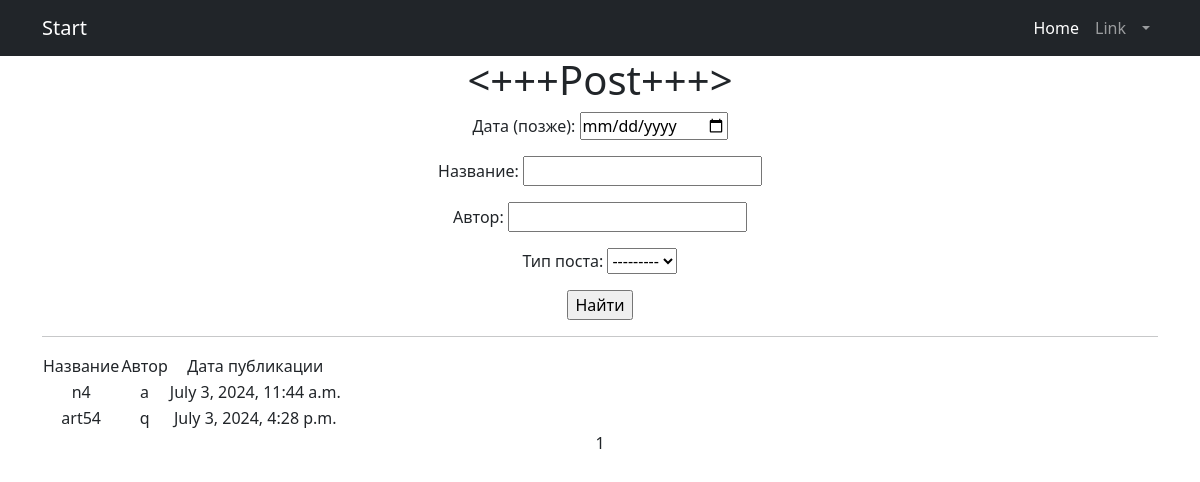
Before: /protect/news_search/ (signed in) with the older database file.
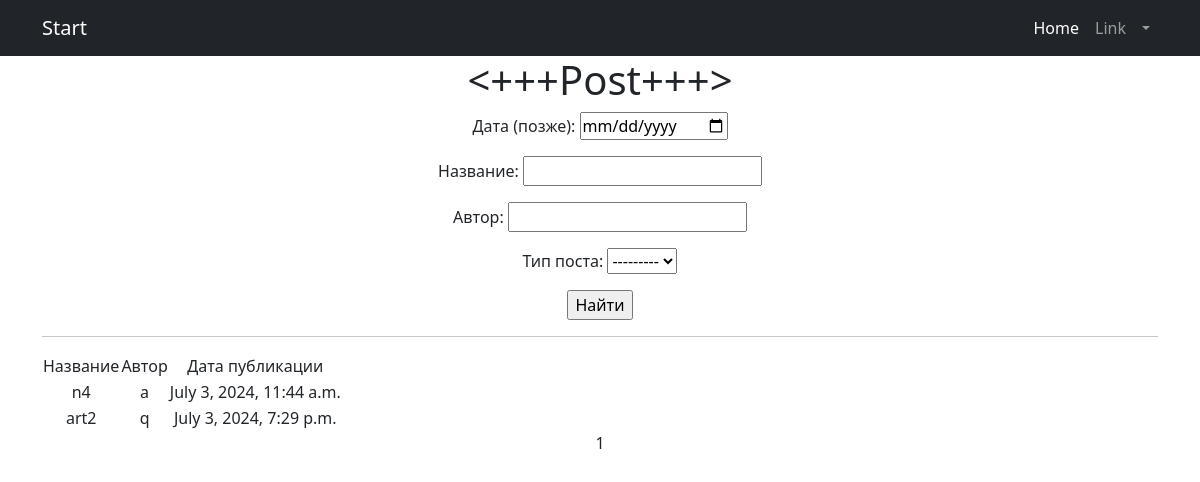
After: the same page with the newer database file.
### news/models.py (models this page shows, shortened)
class Post(models.Model):
    author = models.ForeignKey('Author', on_delete=models.CASCADE)
    POST_TYPES = (
        ('article', 'Article'),
        ('news', 'News'),    )
    post_type = models.CharField(max_length=10, choices=POST_TYPES)
    created_at = models.DateTimeField(auto_now_add=True)
    categories = models.ManyToManyField('Category', through='PostCategory')
    title = models.CharField(max_length=255)
    content = models.TextField()
    rating = models.IntegerField(default=0)
    authorname = models.CharField(max_length=255,)
    subscribers = models.ManyToManyField(User, related_name='subscribed_categories', blank=True)

### news/views.py (the view)
# urls.py: path('news_search/', views.PostsListView.as_view(), name='news_search'),
class PostsListView(LoginRequiredMixin, ListView):
    model = Post
    ordering = 'authorname', 'created_at'
    template_name = 'news_search.html'
    context_object_name = 'posts'
    paginate_by = 10
    def get_queryset(self):
        queryset = super().get_queryset()
        self.filterset = PostFilter(self.request.GET, queryset)
        return self.filterset.qs
    def get_context_data(self, **kwargs):
        context = super().get_context_data(**kwargs)
        context['filterset'] = self.filterset
        return context

### news/templates/news_search.html (shortened to what this page needs)
{% extends 'flatpages/default.html' %}
{% load censor %}
{% load custom_tags %}
{% block content %}
<h1><+++Post+++></h1>
<form action="" method="get">
       {{ filterset.form.as_p }}
       <input type="submit" value="Найти" />
</form>
   <hr>
   {% if posts %}
       <table>
           <tr>
               <td>Название</td>
               <td>Автор</td>
               <td>Дата публикации</td>
           </tr>
           {% for  post in posts %}
           <tr>
               <td>{{ post.title }}</td>
               <td>{{ post.authorname }}</td>
               <td>{{ post.created_at }}</td>
           </tr>
           {% endfor %}
       </table>
   {% else %}
       <h2>Новостей нет!</h2>
   {% endif %}
   {{ page_obj.number }}
{% endblock content %}

Changed rows visible on the page:
removed Post: title "art54", authorname "q", created_at "July 3, 2024, 4:28 p.m."
added Post: title "art2", authorname "q", created_at "July 3, 2024, 7:29 p.m."
